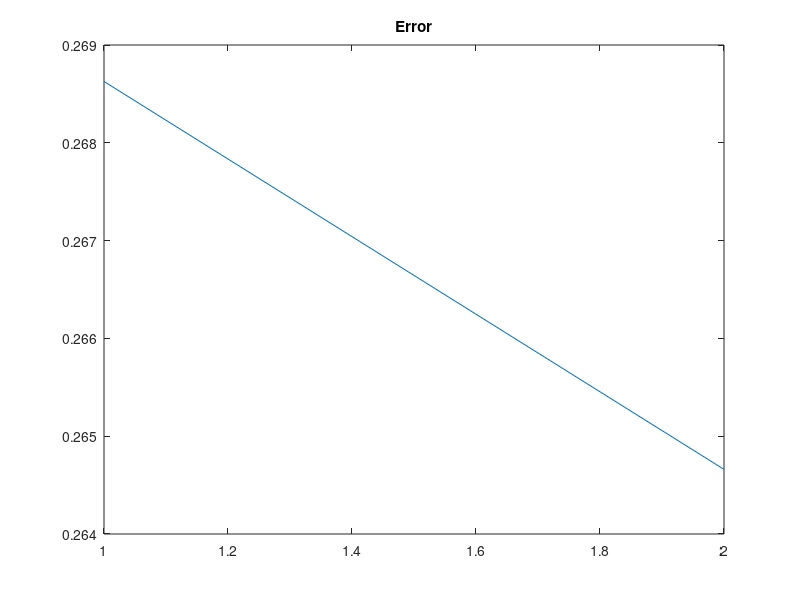

The MATLAB source for this figure:
clear;clc;close all;

s = @(z) 1./(1+exp(-z));
ds = @(z) s(z).*(1-s(z));

X = [0 0;
     0 1;
     1 0;
     1 1]
Y = [0;
     1;
     1;
     0]
 
 W1 = rand(2,2)
 W2 = rand(1,2)
 
 B1 = rand(2,1)
 B2 = rand(1)
    
 index = 1
 
 for epoch = 1:200
     for i = 1:length(X)

        x0 = X(i,:)';
        t = Y(i);

        x1N = W1*x0 + B1;
        x1 = s(x1N);

        x2N = W2*x1 + B2;
        x2 = s(x2N);

        delta2 = (x2-t)*ds(x2N);
        delta1 = W2'*delta2.*ds(x1N);

        dedw2 = delta2*x1';
        dedw1 = delta1*x0';

        alpha = 0.1;

        W2 = W2 - alpha*dedw2;
        W1 = W1 - alpha*dedw1;

        B2 = B2 - alpha*delta2;
        B1 = B1 - alpha*delta1;

     end
     
     if mod(epoch,100) == 0
         E(index) = norm(x2-t)^2;
         E(index)
         index = index + 1;
         
     end
     
 end
 
 plot(E)
 title("Error")
 Predict = @(I) s(W2*s(W1*I + B1)+B2)
 